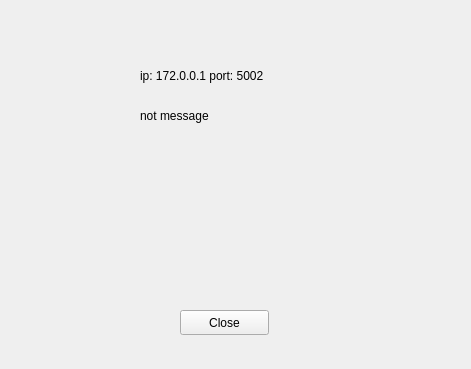
<?xml version="1.0" encoding="UTF-8"?>
<ui version="4.0">
 <class>ServerQt</class>
 <widget class="QWidget" name="ServerQt">
  <property name="geometry">
   <rect>
    <x>0</x>
    <y>0</y>
    <width>471</width>
    <height>369</height>
   </rect>
  </property>
  <property name="windowTitle">
   <string>ServerQt</string>
  </property>
  <widget class="QPushButton" name="btnClose">
   <property name="geometry">
    <rect>
     <x>180</x>
     <y>310</y>
     <width>89</width>
     <height>25</height>
    </rect>
   </property>
   <property name="text">
    <string>Close</string>
   </property>
  </widget>
  <widget class="QLabel" name="textHost">
   <property name="geometry">
    <rect>
     <x>140</x>
     <y>60</y>
     <width>171</width>
     <height>31</height>
    </rect>
   </property>
   <property name="text">
    <string>ip: 172.0.0.1 port: 5002</string>
   </property>
  </widget>
  <widget class="QLabel" name="sendMsg">
   <property name="geometry">
    <rect>
     <x>140</x>
     <y>100</y>
     <width>121</width>
     <height>31</height>
    </rect>
   </property>
   <property name="text">
    <string>not message</string>
   </property>
  </widget>
 </widget>
 <resources/>
 <connections/>
</ui>
